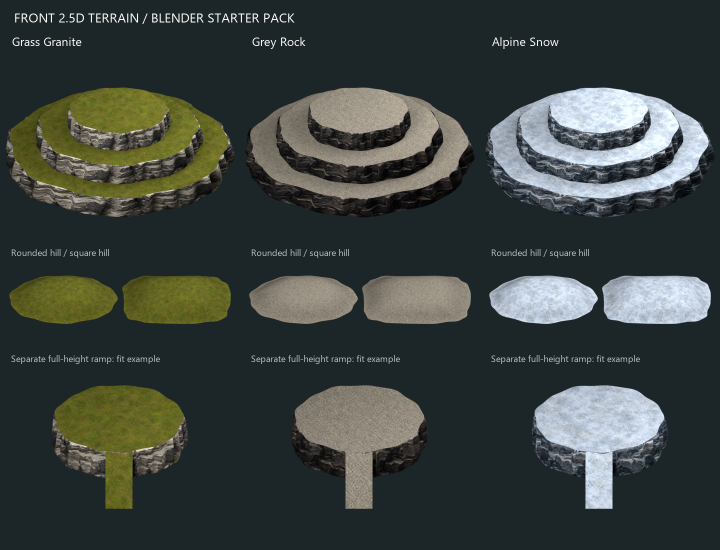
#> input picture addons/beep_game_builder_cs/generated/terrain_blender/v1/preview.png, 1440 x 1100 px (shown at 1/2 size)
$ python mountain_asset_pack_generator.py --input ../addons/beep_game_builder_cs/generated/terrain_blender/v1/preview.png --output-dir out
#> lines starting #> are read from the running program, lines starting #| are printed output that depends on the picture
#!/usr/bin/env python3
"""Package a generated mountain/hill atlas into developer-ready assets.

The image-generation step creates the art. This tool makes the result usable:
it cleans the background, slices separated alpha components, assigns each
sprite to a terrain category, and writes a JSON manifest for Godot/tooling.
"""

from __future__ import annotations

import argparse
import json
from collections import deque
from dataclasses import dataclass
from pathlib import Path
from typing import Iterable

from PIL import Image, ImageDraw, ImageFilter, ImageFont


@dataclass(frozen=True)
class RegionRule:
    category: str
    # Normalized atlas bounds: left, top, right, bottom.
    rect: tuple[float, float, float, float]
    role: str
    walkable: bool
    climbable: bool
    z_index: int
    tags: tuple[str, ...]


DEFAULT_RULES = [
    RegionRule("top_surface", (0.00, 0.00, 0.23, 0.26), "terrain_top", True, False, 0, ("ground", "top")),
    RegionRule("cliff_face", (0.22, 0.00, 0.50, 0.23), "cliff", False, False, -1, ("wall", "height")),
    RegionRule("cliff_edge_corner", (0.49, 0.00, 0.78, 0.34), "edge_corner", True, False, 1, ("edge", "corner")),
    RegionRule("rock_ground_transition", (0.78, 0.00, 1.00, 0.43), "transition", True, False, 2, ("blend", "ground")),
    RegionRule("slope_ramp", (0.00, 0.20, 0.49, 0.34), "ramp", True, True, 1, ("slope", "climbable")),
    RegionRule("base_footer", (0.00, 0.34, 0.27, 0.60), "base", False, False, -1, ("rock", "footer")),
    RegionRule("strata_overlay", (0.26, 0.33, 0.49, 0.58), "overlay", False, False, 3, ("crack", "strata")),
    RegionRule("slope_ramp", (0.49, 0.30, 0.75, 0.54), "ramp", True, True, 1, ("path", "climbable")),
    RegionRule("vegetation", (0.49, 0.43, 1.00, 0.64), "prop", False, False, 5, ("plant", "vegetation")),
    RegionRule("hill_edge", (0.00, 0.60, 0.49, 0.75), "hill_edge", True, False, 1, ("edge", "embankment")),
    RegionRule("path_cut", (0.00, 0.72, 0.50, 0.86), "path", True, True, 2, ("road", "cut", "climbable")),
    RegionRule("special_feature", (0.45, 0.64, 0.79, 1.00), "feature", False, False, 3, ("mountain", "cave", "arch")),
    RegionRule("shadow", (0.78, 0.64, 1.00, 1.00), "shadow", False, False, -10, ("shadow",)),
]


def parse_args() -> argparse.Namespace:
    parser = argparse.ArgumentParser(description="Slice a mountain/hill terrain atlas into a developer pack.")
    parser.add_argument("--input", required=True, type=Path, help="Source atlas PNG.")
    parser.add_argument("--output-dir", required=True, type=Path, help="Directory for the packaged output.")
    parser.add_argument("--name", default="mountain_hill", help="Pack name used in manifest IDs.")
    parser.add_argument("--alpha-threshold", type=int, default=24, help="Minimum alpha considered solid for slicing.")
    parser.add_argument("--min-area", type=int, default=600, help="Ignore tiny alpha components smaller than this pixel area.")
    parser.add_argument(
        "--merge-radius",
        type=int,
        default=0,
        help="Grow the alpha mask by this many pixels before slicing, so broken highlights become one asset.",
    )
    parser.add_argument("--padding", type=int, default=2, help="Transparent padding around sliced sprites.")
    parser.add_argument("--clean-background", action="store_true", help="Flood-fill likely checker/solid background to alpha first.")
    parser.add_argument("--no-preview", action="store_true", help="Skip writing preview.png.")
    return parser.parse_args()


def is_likely_background(r: int, g: int, b: int) -> bool:
    if max(r, g, b) > 200 and max(r, g, b) - min(r, g, b) < 28:
        return True
    if 120 <= r <= 190 and 120 <= g <= 190 and 120 <= b <= 190 and max(r, g, b) - min(r, g, b) < 20:
        return True
    if max(r, g, b) < 16:
        return True
    return False


def clean_background(image: Image.Image) -> Image.Image:
    image = image.convert("RGBA")
    width, height = image.size
    px = image.load()
    queue: deque[tuple[int, int]] = deque()
    seen: set[tuple[int, int]] = set()

    for x in range(width):
        queue.append((x, 0))
        queue.append((x, height - 1))
    for y in range(height):
        queue.append((0, y))
        queue.append((width - 1, y))

    while queue:
        x, y = queue.popleft()
        if (x, y) in seen or x < 0 or y < 0 or x >= width or y >= height:
            continue

        r, g, b, a = px[x, y]
        if a == 0:
            seen.add((x, y))
        elif is_likely_background(r, g, b):
            px[x, y] = (r, g, b, 0)
            seen.add((x, y))
        else:
            continue

        queue.extend(((x + 1, y), (x - 1, y), (x, y + 1), (x, y - 1)))

    return image


def component_mask(image: Image.Image, alpha_threshold: int, merge_radius: int) -> Image.Image:
    mask = image.getchannel("A").point(lambda value: 255 if value > alpha_threshold else 0)
    if merge_radius <= 0:
        return mask

    filter_size = merge_radius * 2 + 1
    return mask.filter(ImageFilter.MaxFilter(filter_size))


def find_components(
    image: Image.Image,
    alpha_threshold: int,
    min_area: int,
    merge_radius: int,
) -> list[tuple[int, int, int, int, int]]:
    alpha = component_mask(image, alpha_threshold, merge_radius)
    width, height = image.size
    px = alpha.load()
    seen: set[tuple[int, int]] = set()
    components: list[tuple[int, int, int, int, int]] = []

    for y in range(height):
        for x in range(width):
            if (x, y) in seen or px[x, y] <= alpha_threshold:
                continue

            queue = deque([(x, y)])
            seen.add((x, y))
            min_x = max_x = x
            min_y = max_y = y
            area = 0

            while queue:
                cx, cy = queue.popleft()
                area += 1
                min_x = min(min_x, cx)
                max_x = max(max_x, cx)
                min_y = min(min_y, cy)
                max_y = max(max_y, cy)

                for nx, ny in ((cx + 1, cy), (cx - 1, cy), (cx, cy + 1), (cx, cy - 1)):
                    if nx < 0 or ny < 0 or nx >= width or ny >= height or (nx, ny) in seen:
                        continue
                    if px[nx, ny] <= alpha_threshold:
                        continue
                    seen.add((nx, ny))
                    queue.append((nx, ny))

            if area >= min_area:
                components.append((min_x, min_y, max_x + 1, max_y + 1, area))

    components.sort(key=lambda item: (item[1], item[0]))
    return components


def rule_for(rect: tuple[int, int, int, int], size: tuple[int, int]) -> RegionRule:
    x1, y1, x2, y2 = rect
    width, height = size
    cx = ((x1 + x2) * 0.5) / width
    cy = ((y1 + y2) * 0.5) / height
    rect_width = x2 - x1
    rect_height = y2 - y1

    if cy < 0.16 and cx < 0.23:
        return DEFAULT_RULES[0]
    if cy < 0.18 and 0.22 <= cx < 0.49 and rect_height > rect_width * 0.65:
        return DEFAULT_RULES[1]
    if cy < 0.27 and rect_width > rect_height * 1.25 and cx < 0.48:
        return RegionRule("top_surface", (0, 0, 1, 1), "terrain_top", True, False, 0, ("ground", "top"))
    if 0.18 <= cy <= 0.42 and rect_height > rect_width * 0.75 and cx < 0.49:
        return RegionRule("slope_ramp", (0, 0, 1, 1), "ramp", True, True, 1, ("slope", "climbable"))

    for rule in DEFAULT_RULES:
        left, top, right, bottom = rule.rect
        if left <= cx <= right and top <= cy <= bottom:
            return rule

    return RegionRule("misc", (0, 0, 1, 1), "prop", False, False, 0, ("misc",))


def safe_crop(image: Image.Image, rect: tuple[int, int, int, int], padding: int) -> Image.Image:
    x1, y1, x2, y2 = rect
    crop = image.crop((x1, y1, x2, y2))
    if padding <= 0:
        return crop

    out = Image.new("RGBA", (crop.width + padding * 2, crop.height + padding * 2), (0, 0, 0, 0))
    out.alpha_composite(crop, (padding, padding))
    return out


def write_manifest(
    path: Path,
    name: str,
    atlas_path: Path,
    source_size: tuple[int, int],
    assets: list[dict],
) -> None:
    manifest = {
        "name": name,
        "kind": "mountain_hill_asset_pack",
        "source_atlas": atlas_path.name,
        "source_size": {"width": source_size[0], "height": source_size[1]},
        "categories": sorted({asset["category"] for asset in assets}),
        "assets": assets,
        "notes": [
            "Coordinates are in source atlas pixels.",
            "Sliced PNGs include transparent padding.",
            "walkable/climbable are starter gameplay hints for developers, not collision geometry.",
        ],
    }
    path.write_text(json.dumps(manifest, indent=2), encoding="utf-8")


def write_preview(path: Path, image: Image.Image, assets: list[dict], max_thumb_size: int = 112) -> None:
    font = ImageFont.load_default()
    grouped: dict[str, list[dict]] = {}
    for asset in assets:
        grouped.setdefault(asset["category"], []).append(asset)

    cell_width = 152
    cell_height = 152
    header_height = 24
    columns = 6
    rows = sum(((len(items) + columns - 1) // columns) + 1 for items in grouped.values())
    preview = Image.new("RGBA", (columns * cell_width, max(1, rows) * cell_height), (31, 34, 32, 255))
    draw = ImageDraw.Draw(preview)
    y = 0

    for category in sorted(grouped):
        draw.rectangle((0, y, preview.width, y + header_height), fill=(46, 51, 48, 255))
        draw.text((8, y + 6), f"{category} ({len(grouped[category])})", fill=(235, 238, 232, 255), font=font)
        y += header_height

        for index, asset in enumerate(grouped[category]):
            col = index % columns
            if col == 0 and index > 0:
                y += cell_height

            x = col * cell_width
            rect = asset["source_rect"]
            sprite = image.crop((rect["x"], rect["y"], rect["x"] + rect["width"], rect["y"] + rect["height"]))
            sprite.thumbnail((max_thumb_size, max_thumb_size), Image.Resampling.LANCZOS)
            px = x + (cell_width - sprite.width) // 2
            py = y + 8 + (max_thumb_size - sprite.height) // 2
            draw.rectangle((x + 2, y + 2, x + cell_width - 2, y + cell_height - 2), outline=(69, 76, 72, 255))
            preview.alpha_composite(sprite, (px, py))
            draw.text((x + 6, y + 128), asset["id"].rsplit("_", 2)[-2] + "_" + asset["id"].rsplit("_", 1)[-1], fill=(214, 218, 211, 255), font=font)

        y += cell_height

    preview.crop((0, 0, preview.width, y)).convert("RGB").save(path)


def main() -> None:
    args = parse_args()
    args.output_dir.mkdir(parents=True, exist_ok=True)
    sprites_dir = args.output_dir / "sprites"
    sprites_dir.mkdir(exist_ok=True)

    image = Image.open(args.input).convert("RGBA")
#> image is the input picture: PIL image 1440x1100 RGBA; mean R, G, B, A 59.3, 65.8, 62.1, 255
    if args.clean_background:
        image = clean_background(image)

    atlas_path = args.output_dir / "atlas.png"
    image.save(atlas_path)

    components = find_components(image, args.alpha_threshold, args.min_area, args.merge_radius)
#> in component_mask, `mask = image.getchannel("A").point(lambda value: 255 if value > alpha_..`: mask: PIL image 1440x1100 L; every value is 255
#> components = [(0, 0, 1440, 1100, 1584000)]
    counters: dict[str, int] = {}
    assets: list[dict] = []

    for x1, y1, x2, y2, area in components:
        rule = rule_for((x1, y1, x2, y2), image.size)
        index = counters.get(rule.category, 0) + 1
        counters[rule.category] = index
        asset_id = f"{args.name}_{rule.category}_{index:03d}"
        file_name = f"{asset_id}.png"
        sprite = safe_crop(image, (x1, y1, x2, y2), args.padding)
        sprite.save(sprites_dir / file_name)

        assets.append(
            {
                "id": asset_id,
                "category": rule.category,
                "role": rule.role,
                "file": f"sprites/{file_name}",
                "source_rect": {"x": x1, "y": y1, "width": x2 - x1, "height": y2 - y1},
                "sprite_size": {"width": sprite.width, "height": sprite.height},
                "alpha_area": area,
                "walkable": rule.walkable,
                "climbable": rule.climbable,
                "suggested_z_index": rule.z_index,
                "tags": list(rule.tags),
            }
        )
#> this loop made 1 pass
#> (area, width in rule_for, height in rule_for, cx in rule_for) on pass 1: (1584000, 1440, 1100, 0.5)
#> pass 1, in main, `sprite = safe_crop(image, (x1, y1, x2, y2), args.padding)`:
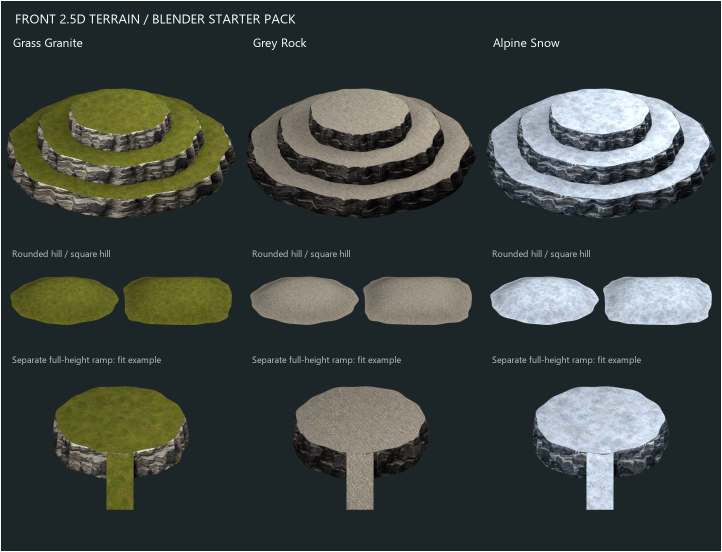
#> sprite: PIL image 1444x1104 RGBA (shown at 1/2 size); mean R, G, B, A 58.9, 65.4, 61.7, 253.4; transparent parts drawn white
#> after the loop, assets = 1 item; counters = {'slope_ramp': 1}

    write_manifest(args.output_dir / "manifest.json", args.name, atlas_path, image.size, assets)
    if not args.no_preview:
        write_preview(args.output_dir / "preview.png", image, assets)
#> the loop in write_preview, `for asset in assets:` made 1 pass
#> after the loop in write_preview, `for asset in assets:`: grouped = 1 item
#> in write_preview, `rows = sum(((len(items) + columns - 1) // columns) + 1 for items in gr..`: rows = 2
#> the loop in write_preview, `for category in sorted(grouped):` made 1 pass
#> (category, y) on pass 1: ('slope_ramp', 176)
#> after the loop in write_preview, `for category in sorted(grouped):`:
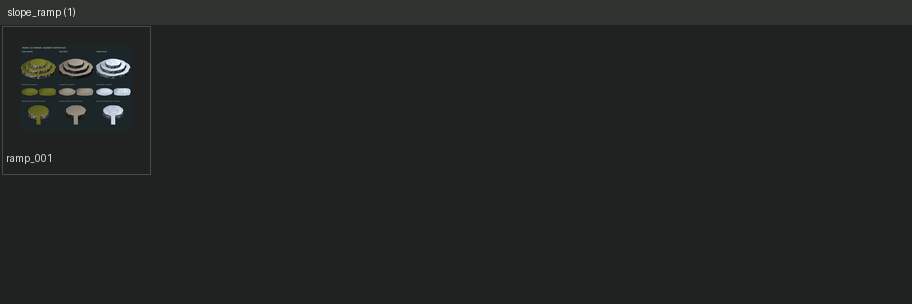
#> preview: PIL image 912x304 RGBA; mean R, G, B, A 33.5, 36.8, 34.6, 255
#> after the loop in write_preview, `for category in sorted(grouped):`:
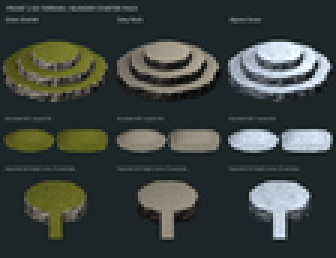
#> sprite: PIL image 112x86 RGBA (shown 3 times larger); mean R, G, B, A 59.3, 65.8, 62.1, 255
#> after the loop in write_preview, `for category in sorted(grouped):`: y = 176
#> in write_preview, `preview.crop((0, 0, preview.width, y)).convert("RGB").save(path)`:
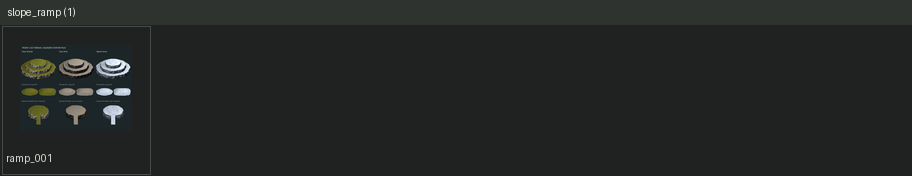
#> saved as preview.png: PIL image 912x176 RGB; mean R, G, B 35.3, 38.8, 36.5

    categories = {category: counters[category] for category in sorted(counters)}
#> categories = {'slope_ramp': 1}
    print(f"Wrote atlas: {atlas_path}")
    print(f"Wrote manifest: {args.output_dir / 'manifest.json'}")
    if not args.no_preview:
        print(f"Wrote preview: {args.output_dir / 'preview.png'}")
    print(f"Wrote sprites: {len(assets)}")
#| Wrote sprites: 1
    print(f"Categories: {json.dumps(categories, sort_keys=True)}")
#| Categories: {"slope_ramp": 1}


if __name__ == "__main__":
    main()

$ run again, with Example_Art/vecteezy_futuristic-hud-frames-user-interface-elements-border-aim_22012250.jpg saved as addons/beep_game_builder_cs/generated/terrain_blender/v1/preview.png
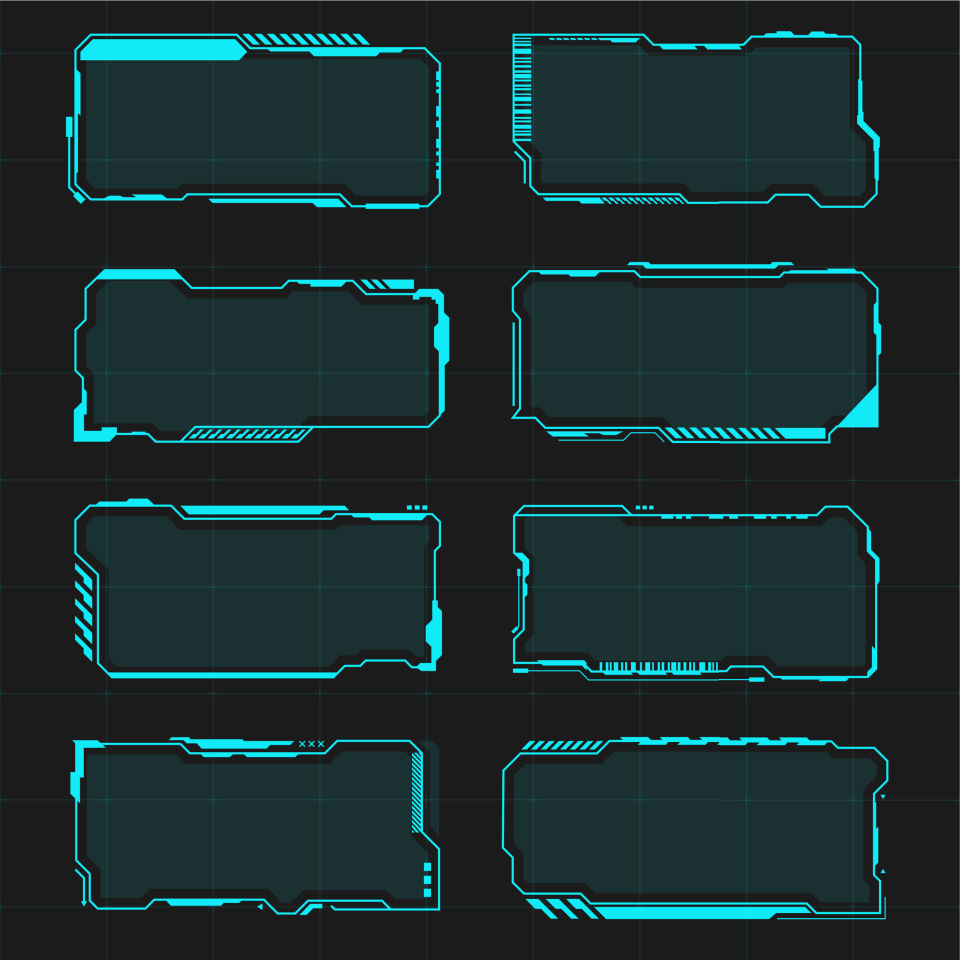
#> input picture Example_Art/vecteezy_futuristic-hud-frames-user-interface-elements-border-aim_22012250.jpg, 1920 x 1920 px (shown at 1/2 size)
#> mask: PIL image 1920x1920 L; every value is 255
#> in main, `components = find_components(image, args.alpha_threshold, args.min_are..`: components = [(0, 0, 1920, 1920, 3686400)]
#> the loop in main, `for x1, y1, x2, y2, area in components:` made 1 pass
#> (area, width in rule_for, height in rule_for, cx in rule_for) on pass 1: (3686400, 1920, 1920, 0.5)
#> after the loop in main, `for x1, y1, x2, y2, area in components:`: assets = 1 item; counters = {'slope_ramp': 1}
#> the loop in write_preview, `for asset in assets:` made 1 pass
#> after the loop in write_preview, `for asset in assets:`: grouped = 1 item
#> rows = 2
#> the loop in write_preview, `for category in sorted(grouped):` made 1 pass
#> (category, y) on pass 1: ('slope_ramp', 176)
#> after the loop in write_preview, `for category in sorted(grouped):`:
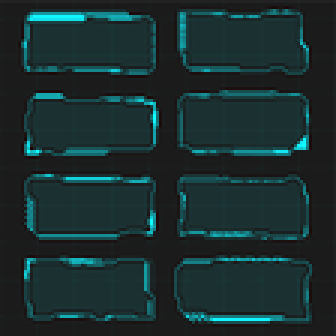
#> sprite: PIL image 112x112 RGBA (shown 3 times larger); mean R, G, B, A 26.5, 46.6, 47.6, 255
#> after the loop in write_preview, `for category in sorted(grouped):`: y = 176
#> in write_preview, `preview.crop((0, 0, preview.width, y)).convert("RGB").save(path)`:
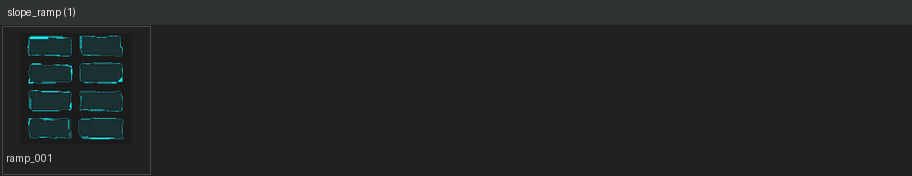
#> saved as preview.png: PIL image 912x176 RGB; mean R, G, B 33.2, 37.8, 35.9
#> categories = {'slope_ramp': 1}
#| Wrote sprites: 1
#| Categories: {"slope_ramp": 1}
